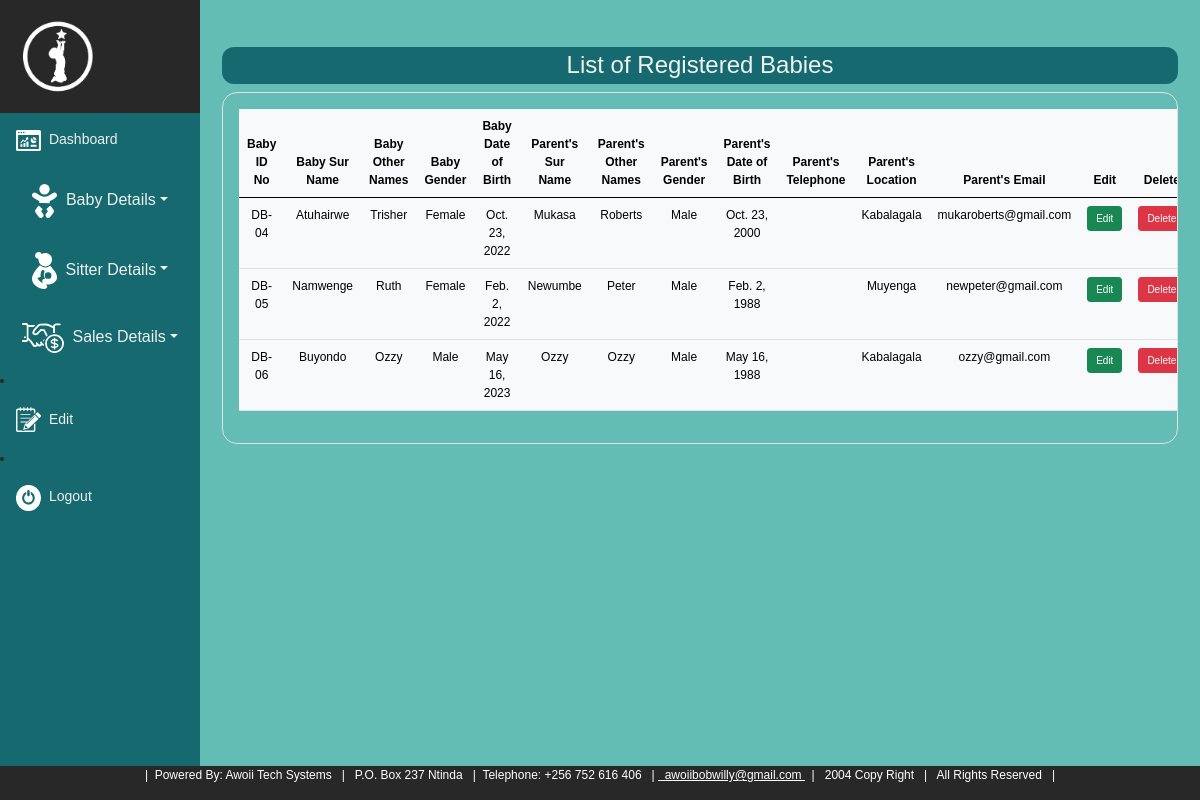
The page /babylist/ (signed in) on the database as committed earlier.
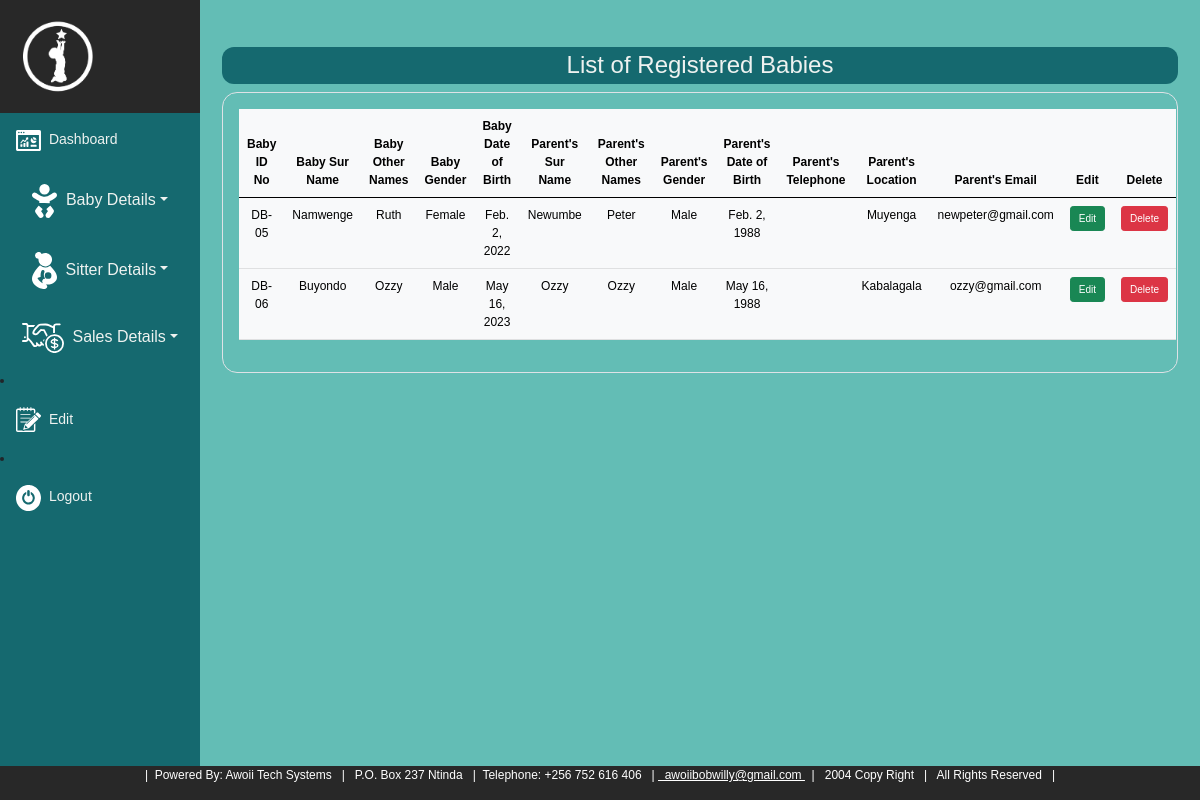
The same page on the database as committed later.
### atsapp/models.py (models this page shows, shortened)
class Baby_Register(models.Model):
    babiz_sur_name = models.CharField(max_length=20)
    babiz_other_names = models.CharField(max_length=20)
    babiz_gender = models.CharField(max_length=20, choices=[('Male', 'Male'), ('Female', 'Female')])
    babiz_date_of_birth = models.DateField()
    parentz_sur_name = models.CharField(max_length=20)
    parentz_other_names = models.CharField(max_length=20)
    parentz_gender = models.CharField(max_length=20, choices=[('Male', 'Male'), ('Female', 'Female')])
    parentz_date_of_birth = models.DateField()
    parentz_telephone = models.IntegerField()
    parentz_address = models.CharField(max_length=50)
    parentz_email = models.EmailField(max_length=50)

### atsapp/views.py (the view)
# urls.py: path('babylist/', views.babyrecords, name='babylist'),
@login_required
def babyrecords (request):
    babylists = Baby_Register.objects.all()
    return render(request, 'atsapp/babylist.html', {'babylists':babylists})

### atsapp/templates/atsapp/babylist.html
{% extends 'atsapp/base.html' %}
{% load static %}
{% block content %}
<div class="container mt-4" style = "font-size: 12px; border-radius: 40px">
  <h4  class="infoheading">List of Registered Babies</h4>
  <div class="border p-3 overflow-scroll" style = "border-radius: 15px;">
    <table class="table table table-hover table-light">
      <thead>
        <tr>
          <th scope="col">Baby ID No</th>
          <th scope="col">Baby Sur Name</th>
          <th scope="col">Baby Other Names</th>
          <th scope="col">Baby Gender</th>
          <th scope="col">Baby Date of Birth</th>
          <th scope="col">Parent's Sur Name</th>
          <th scope="col">Parent's Other Names</th>
          <th scope="col">Parent's Gender</th>
          <th scope="col">Parent's Date of Birth</th>
          <th scope="col">Parent's Telephone</th>
          <th scope="col">Parent's Location</th>
          <th scope="col">Parent's Email</th>
          <th scope="col">Edit</th>
          <th scope="col">Delete</th>
        </tr>
      </thead>
      <tbody>
        {% for list in babylists %}
        <tr>
          <td>DB-0{{ list.id }}</td>
          <td>{{ list.babiz_sur_name }}</td>
          <td>{{ list.babiz_other_names }}</td>
          <td>{{ list.babiz_gender }}</td>
          <td>{{ list.babiz_date_of_birth }}</td>
          <td>{{ list.parentz_sur_name }}</td>
          <td>{{ list.parentz_other_names }}</td>
          <td>{{ list.parentz_gender }}</td>
          <td>{{ list.parentz_date_of_birth }}</td>
          <td>{{ list.parentz_telephonee }}</td>
          <td>{{ list.parentz_address }}</td>
          <td>{{ list.parentz_email }}</td>
          <td><a class = "btn btn-sm btn-success" href="{% url 'editbabies' list.id %}" style = "font-size: 10px;">Edit</a></td>
          <td><a class = "btn btn-sm btn-danger" href= "{% url 'deletbabies' list.id %}" style = "font-size: 10px;">Delete</a></td>
        </tr>
        {% endfor %}
      </tbody>
    </table>
</div>
</div>
{% endblock %}

Rows that differ between the two databases and show on the page:
removed Baby_Register: id "4", babiz_sur_name "Atuhairwe", babiz_other_names "Trisher", babiz_gender "Female", babiz_date_of_birth "Oct. 23, 2022", parentz_sur_name "Mukasa", parentz_other_names "Roberts", parentz_gender "Male", parentz_date_of_birth "Oct. 23, 2000", parentz_address "Kabalagala", parentz_email "mukaroberts@gmail.com"
